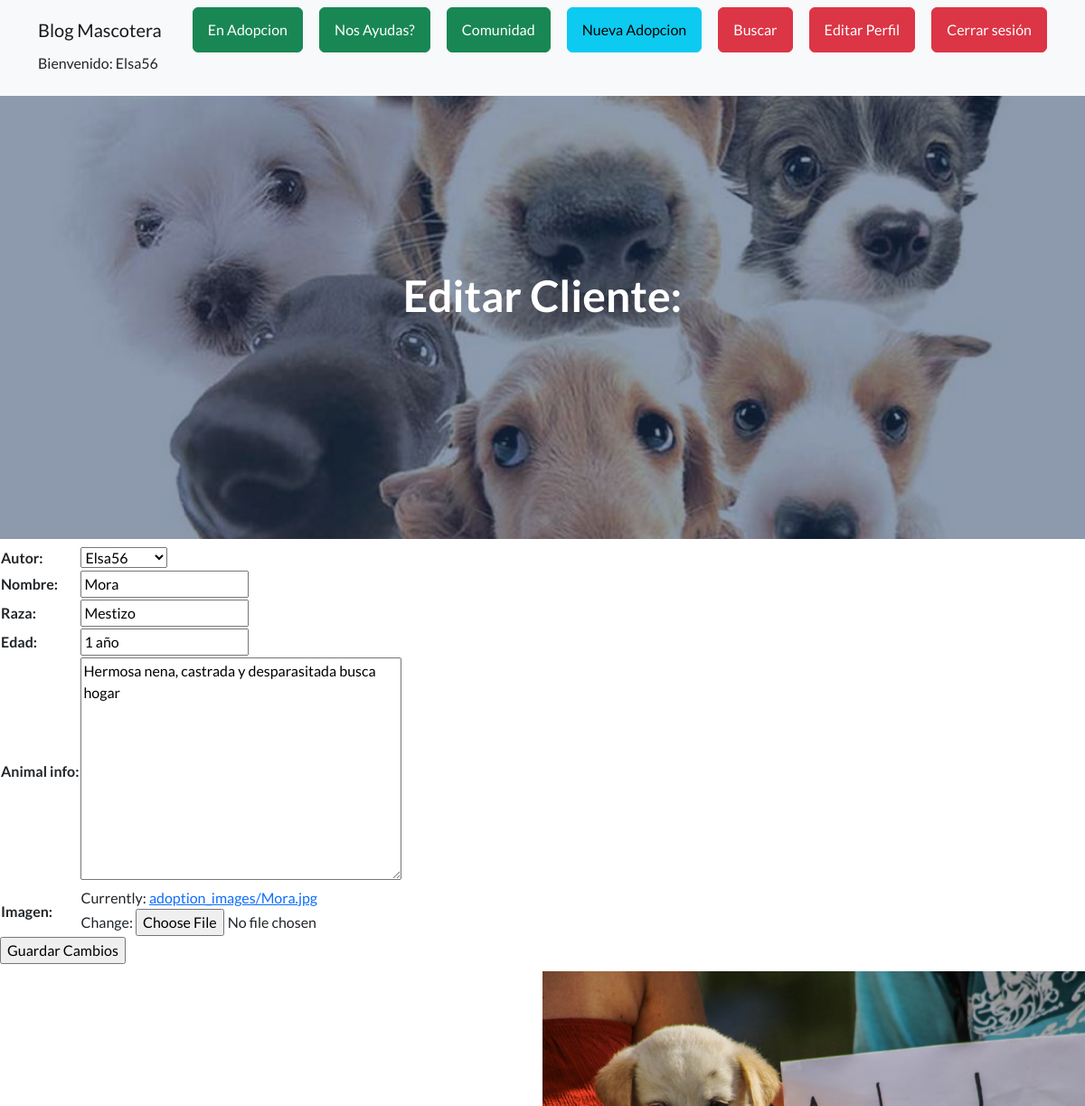
The app's page /AppInicio/editarAdopcion/11 (signed in, upper part), older data.
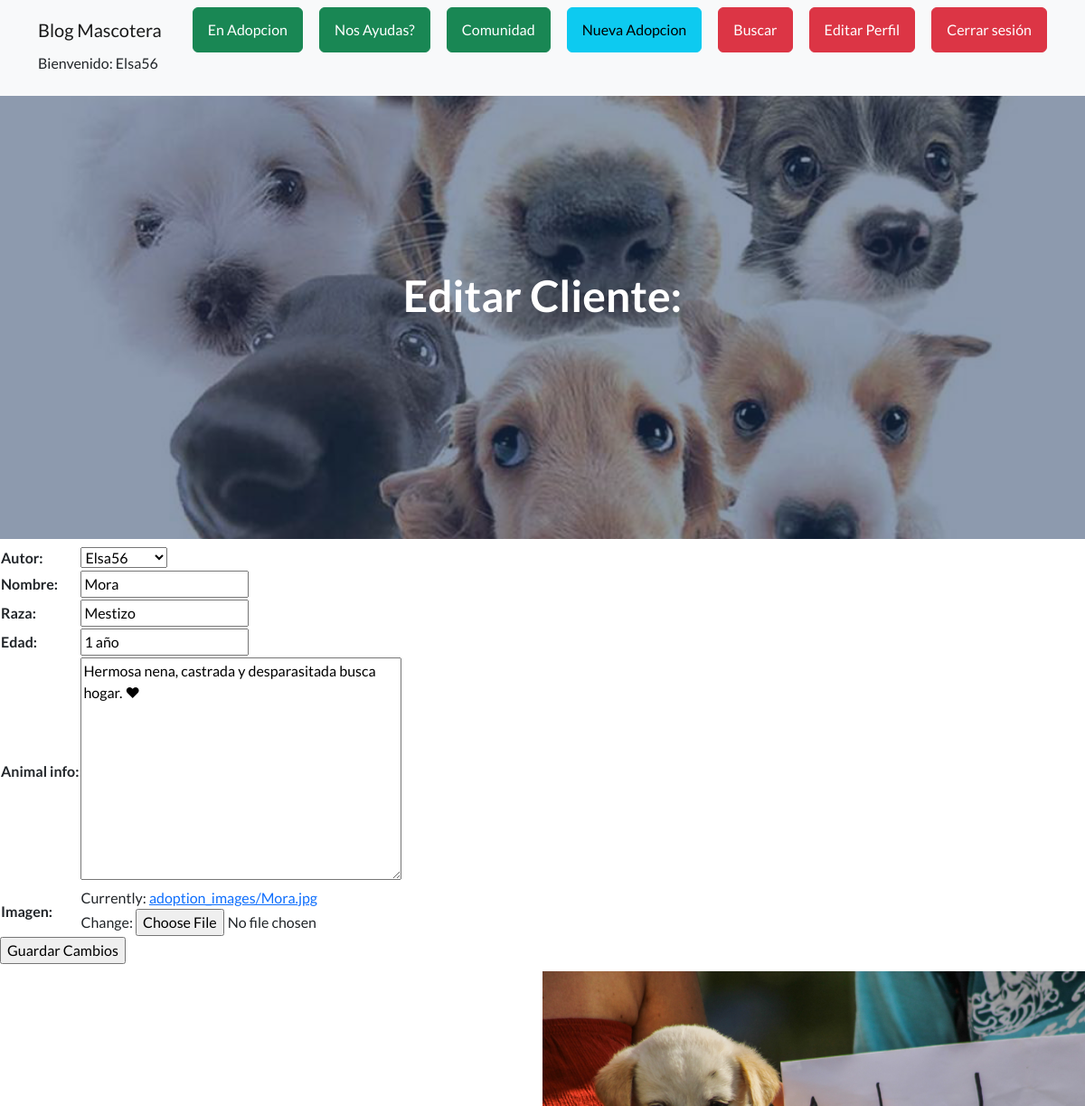
The same page, newer data.
### AppInicio/models.py (models this page shows, shortened)
class Adopcion(models.Model):
    autor = models.ForeignKey(User, on_delete=models.CASCADE)
    nombre = models.CharField(max_length=200)
    raza = models.CharField(max_length=200,default='desconocida')
    edad = models.CharField(max_length=10, default='1')
    animal_info = models.TextField()
    imagen = models.ImageField(upload_to='adoption_images/')
    fecha_creacion = models.DateTimeField(auto_now_add=True)

### AppInicio/views.py (the view)
# urls.py: path('editarAdopcion/<int:id>', editarAdopcion, name='editarAdopcion'),
@login_required
def editarAdopcion(request, id):
    adopcion = get_object_or_404(Adopcion, id=id)
    if adopcion.autor != request.user:
        return HttpResponse("No tienes permiso para editar esta publicación.")
    if request.method == 'POST':
        formulario = AdopcionForm(request.POST, request.FILES, instance=adopcion)
        if formulario.is_valid():
            adopcion = formulario.save(commit=False)
            adopcion.autor = request.user
            adopcion.save()
            return redirect('AppInicio:adopcion_detalle', adopcion_id=id)
    else:
        formulario = AdopcionForm(instance=adopcion)
    return render(request, 'AppInicio/editarAdopcion.html', {'formulario': formulario, 'adopcion': adopcion})

### AppInicio/forms.py
class AdopcionForm(forms.ModelForm):
    class Meta:
        model = Adopcion
        fields = ('autor','nombre', 'raza', 'edad', 'animal_info', 'imagen')

### AppInicio/templates/AppInicio/editarAdopcion.html (shortened to what this page needs)
{% extends "AppInicio/padre.html" %}
{% load static %}
{% block titulo %}
Editar Cliente: {{ cliente }}
{% endblock %}
{% block contenido %}
<form action="{% url 'AppInicio:editarAdopcion' adopcion.id  %}"  method="POST"> {% csrf_token %}
  <table>
    {{ formulario.as_table }}
  </table>
  <input type="submit" value="Guardar Cambios">
{% endblock %}

Row changes from the older to the newer data that the page shows:
changed Adopcion "Elsa56": animal_info "Hermosa nena, castrada y desparasitada busca hogar" → "Hermosa nena, castrada y desparasitada busca hogar. ❤"
